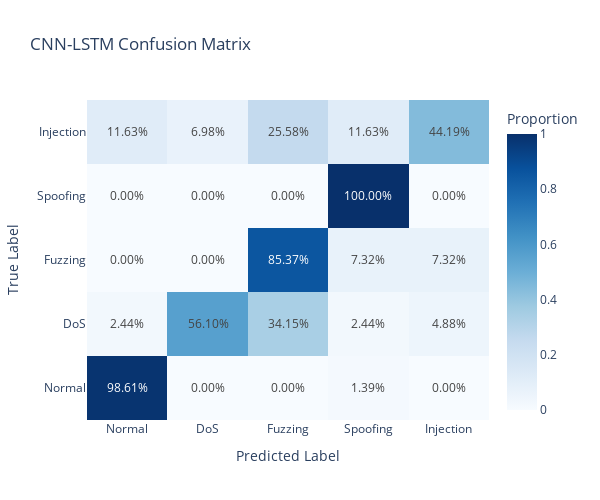
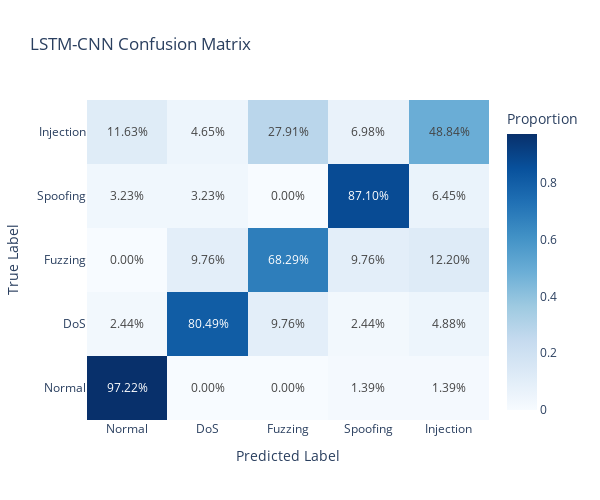

The cell these charts' notebook holds for them, in order:
### Markdown cell above
### Matrices de Confusion

### Code cell
# Obtenir les prédictions pour les matrices de confusion
@torch.no_grad()
def get_predictions(model, dataloader, device):
    model.eval()
    all_preds = []
    all_labels = []
    
    for data, labels in dataloader:
        data = data.to(device)
        output = model(data)
        _, preds = output.max(1)
        all_preds.extend(preds.cpu().numpy())
        all_labels.extend(labels.numpy())
    
    return np.array(all_labels), np.array(all_preds)

# CNN-LSTM
y_true, y_pred_cnn_lstm = get_predictions(cnn_lstm_model, test_loader, DEVICE)
fig = plot_confusion_matrix(y_true, y_pred_cnn_lstm, title="CNN-LSTM Confusion Matrix")
fig.show()

# LSTM-CNN
_, y_pred_lstm_cnn = get_predictions(lstm_cnn_model, test_loader, DEVICE)
fig = plot_confusion_matrix(y_true, y_pred_lstm_cnn, title="LSTM-CNN Confusion Matrix")
fig.show()

### Figure 1 — Plotly figure (JSON) as saved in the notebook; plotly's stock layout.template omitted (floating-point values rounded to 4 significant figures)
{"data": [{"colorbar": {"title": {"text": "Proportion"}}, "colorscale": [[0, "rgb(247,251,255)"], [0.125, "rgb(222,235,247)"], [0.25, "rgb(198,219,239)"], [0.375, "rgb(158,202,225)"], [0.5, "rgb(107,174,214)"], [0.625, "rgb(66,146,198)"], [0.75, "rgb(33,113,181)"], [0.875, "rgb(8,81,156)"], [1, "rgb(8,48,107)"]], "text": [[0.9861, 0.0, 0.0, 0.01389, 0.0], [0.02439, 0.561, 0.3415, 0.02439, 0.04878], [0.0, 0.0, 0.8537, 0.07317, 0.07317], [0.0, 0.0, 0.0, 1.0, 0.0], [0.1163, 0.06977, 0.2558, 0.1163, 0.4419]], "textfont": {"size": 12}, "texttemplate": "%{z:.2%}", "type": "heatmap", "x": ["Normal", "DoS", "Fuzzing", "Spoofing", "Injection"], "y": ["Normal", "DoS", "Fuzzing", "Spoofing", "Injection"], "z": [[0.9861, 0.0, 0.0, 0.01389, 0.0], [0.02439, 0.561, 0.3415, 0.02439, 0.04878], [0.0, 0.0, 0.8537, 0.07317, 0.07317], [0.0, 0.0, 0.0, 1.0, 0.0], [0.1163, 0.06977, 0.2558, 0.1163, 0.4419]]}], "layout": {"height": 500, "title": {"text": "CNN-LSTM Confusion Matrix"}, "width": 600, "xaxis": {"side": "bottom", "title": {"text": "Predicted Label"}}, "yaxis": {"title": {"text": "True Label"}}}}

### Figure 2 — Plotly figure (JSON) as saved in the notebook; plotly's stock layout.template omitted (floating-point values rounded to 4 significant figures)
{"data": [{"colorbar": {"title": {"text": "Proportion"}}, "colorscale": [[0, "rgb(247,251,255)"], [0.125, "rgb(222,235,247)"], [0.25, "rgb(198,219,239)"], [0.375, "rgb(158,202,225)"], [0.5, "rgb(107,174,214)"], [0.625, "rgb(66,146,198)"], [0.75, "rgb(33,113,181)"], [0.875, "rgb(8,81,156)"], [1, "rgb(8,48,107)"]], "text": [[0.9722, 0.0, 0.0, 0.01389, 0.01389], [0.02439, 0.8049, 0.09756, 0.02439, 0.04878], [0.0, 0.09756, 0.6829, 0.09756, 0.122], [0.03226, 0.03226, 0.0, 0.871, 0.06452], [0.1163, 0.04651, 0.2791, 0.06977, 0.4884]], "textfont": {"size": 12}, "texttemplate": "%{z:.2%}", "type": "heatmap", "x": ["Normal", "DoS", "Fuzzing", "Spoofing", "Injection"], "y": ["Normal", "DoS", "Fuzzing", "Spoofing", "Injection"], "z": [[0.9722, 0.0, 0.0, 0.01389, 0.01389], [0.02439, 0.8049, 0.09756, 0.02439, 0.04878], [0.0, 0.09756, 0.6829, 0.09756, 0.122], [0.03226, 0.03226, 0.0, 0.871, 0.06452], [0.1163, 0.04651, 0.2791, 0.06977, 0.4884]]}], "layout": {"height": 500, "title": {"text": "LSTM-CNN Confusion Matrix"}, "width": 600, "xaxis": {"side": "bottom", "title": {"text": "Predicted Label"}}, "yaxis": {"title": {"text": "True Label"}}}}
